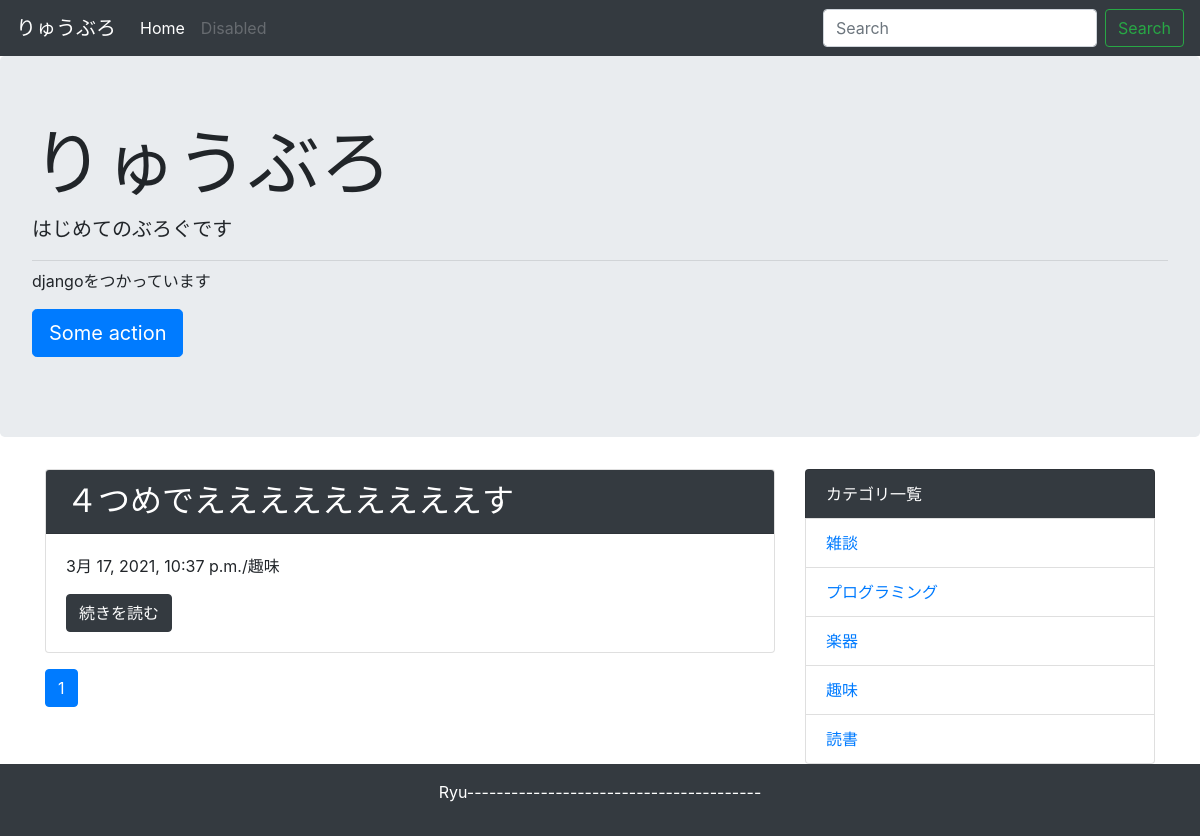
The app's page /category/4/ with its own data.
### blog/models.py (models this page shows, shortened)
class Post(models.Model):
    title = models.CharField("タイトル",max_length=255)
    text = models.TextField("本文")
    created_at = models.DateTimeField("作成日",default=timezone.now)
    category = models.ForeignKey(Category,verbose_name="カテゴリ",on_delete=models.PROTECT)

class Category(models.Model):
    name = models.CharField("カテゴリ名",max_length=255)
    created_at = models.DateTimeField("作成日",default=timezone.now)
    def __str__(self):
        return self.name

### blog/views.py (the view)
# urls.py: path('category/<int:pk>/',views.CategoryView.as_view(),name='category' ),
class CategoryView(generic.ListView):
    model = Post
    paginate_by = 5
    def get_queryset(self):
        category_pk = self.kwargs['pk']
        queryset = Post.objects.order_by('-created_at').filter(category__pk=category_pk)
        return queryset

### blog/context_processors.py (called while the page is built)
def common(request):
    Context = {
        'category_list':Category.objects.all(),
    }
    return Context

### blog/templatetags/mytag.py (called while the page is built)
@register.simple_tag
def url_replace(request, field, value):
    url_dict = request.GET.copy()
    url_dict[field] = value
    return url_dict.urlencode()

### blog/templates/blog/post_list.html
{% extends 'blog/base.html' %}
{% block content %}
    {% for post in post_list %}
        <div class="card mb-3">
            <h2 class="card-header bg-dark text-white">{{ post.title }}</h2>
            <div class="card-body">
                <p>{{ post.created_at }}/{{ post.category }}</p>
                <a href="{% url 'blog:detail' post.pk %}" class="btn btn-dark">続きを読む</a>
            </div>
        </div>
    {% endfor %}
{% include 'blog/page.html' %}
{% endblock %}

### blog/templates/blog/base.html (shortened to what this page needs)
<!doctype html>
<html lang="ja">
    <head>
        <link
            rel="stylesheet"
            href="https://maxcdn.bootstrapcdn.com/bootstrap/4.0.0-beta.2/css/bootstrap.min.css"
>
    </head>
    <body>
        <nav class="navbar navbar-expand-lg navbar-dark bg-dark">
            <a class="navbar-brand" href="#">りゅうぶろ</a>
            <div class="collapse navbar-collapse" id="navbarSupportedContent">
                <ul class="navbar-nav mr-auto">
                    <li class="nav-item active">
                        <a class="nav-link" href="{% url 'blog:index' %}">Home
                            <span class="sr-only">(current)</span></a>
                    </li>
                    <li class="nav-item">
                        <a class="nav-link disabled" href="#">Disabled</a>
                    </li>
                </ul>
                <form class="form-inline my-2 my-lg-0" method="GET" action="{% url 'blog:index' %}">
                    <input
                        class="form-control mr-sm-2"
                        type="text"
                        placeholder="Search"
                        aria-label="Search"
                        name="keyword">
                    <button class="btn btn-outline-success my-2 my-sm-0" type="submit">Search</button>
                </form>
            </div>
        </nav>
        <div class="jumbotron">
            <h1 class="display-3">りゅうぶろ</h1>
            <p class="lead">はじめてのぶろぐです</p>
            <hr class="my-2">
            <p>djangoをつかっています</p>
            <p class="lead">
                <a class="btn btn-primary btn-lg" href="#!" role="button">Some action</a>
            </p>
        </div>
        <div class="container">
            <div class="row">
                <div class="col-md-8">
                    {% block content %}{% endblock %}
                </div>
                <div class="col-md-4">
                    <ul class="list-group">
                        <li class="list-group-item bg-dark text-white">カテゴリ一覧</li>
                        {% for category in category_list %}
                            <li class="list-group-item">
                                <a href="{% url 'blog:category' category.pk %}">{{ category }}</a>
                            </li>
                        {% endfor %}
                    </ul>
                </div>
            </div>
        </div>
        <footer class="bg-dark text-white text-center py-3">
            <p>Ryu----------------------------------------</p>
        </footer>
    </body>
</html>

### records on screen
Post: title "４つめでえええええええええす", created_at "3月 17, 2021, 10:37 p.m.", category "趣味"
Category: name "雑談"
Category: name "プログラミング"
Category: name "楽器"
Category: name "趣味"
Category: name "読書"

### other values on screen
{{ link_page }} "1"
